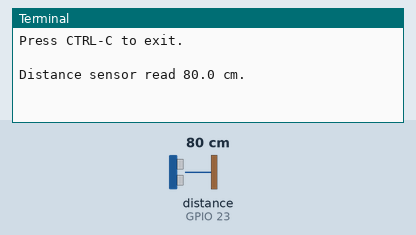
This program was run on a simulated Raspberry Pi (BCM pin numbers). Shown: the last lines printed to the terminal. The inputs (shaded band) are chosen by the test bench; at power-on: distance to the obstacle (sensor on GPIO 23) 80 cm. The echo pulse lasts 58.3 µs per cm.

Above: at 1.2 s.
1.3 s: distance to the obstacle (sensor on GPIO 23) set to 2 cm
At 2.3 s:
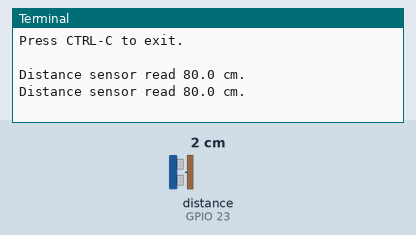
2.8 s: distance to the obstacle (sensor on GPIO 23) set to 4 cm
At 4.3 s:
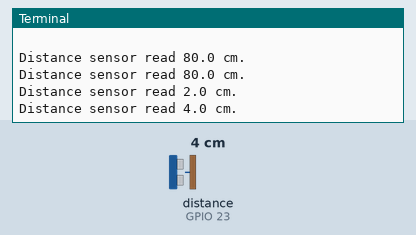
Timing chart, 0 to 5.8 s (numbered marks = the images above; inputs shaded):
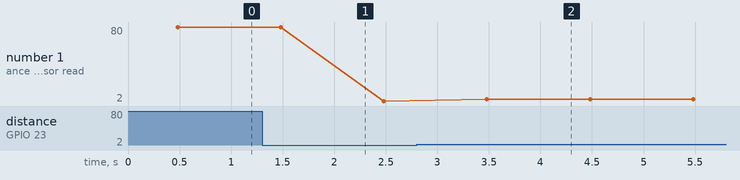

The program:

hcsr04_simple.py
```python
#!/usr/bin/env python3

"""
hcsr04_simple.py

Description:
Reads an HC-SR04, or compatible, ultrasonic distance sensor and prints distance
values to the screen.

Circuit:
- HC-SR04 sensor connected to
  trigger: BCM pin 24, physical pin 18
     echo: BCM pin 23, physical pin 16

Libraries:
- time Standard Library (https://docs.python.org/3/library/time.html)
  - Access to sleep function.
- GPIO Zero (https://gpiozero.readthedocs.io)
  - Control GPIO and attached devices, including DistanceSensor class.

Notes:
- BEWARE: Make sure to use voltage dividers or level shifters when connecting
  5 V sensors to the Raspberry Pi in order to not destroy the GPIO bank.
- GPIO resources are automatically cleaned up by GPIO Zero library upon exit.

TODO:
- None.

Author(s):
- Created by John Woolsey on 04/23/2020.
- Modified by John Woolsey on 05/01/2020.

Copyright (c) 2020 Woolsey Workshop.  All rights reserved.
"""


# Libraries
from time import sleep
from gpiozero import DistanceSensor


# Global Instances
dist_sensor = DistanceSensor(echo=23, trigger=24, max_distance=4)  # using maximum rated distance for HC-SR04


# Main
print("Press CTRL-C to exit.\n")
while True:
    print("Distance sensor read %.1f cm." % (dist_sensor.distance * 100))
    sleep(1)  # wait a second between readings
```

Measured:
- after the input at 2.8 s, the terminal: prints a new line after 0.68 s (image 2)
- plotted number 1: 80 → 2 after the input at 1.3 s, 2 → 4 after the input at 2.8 s
